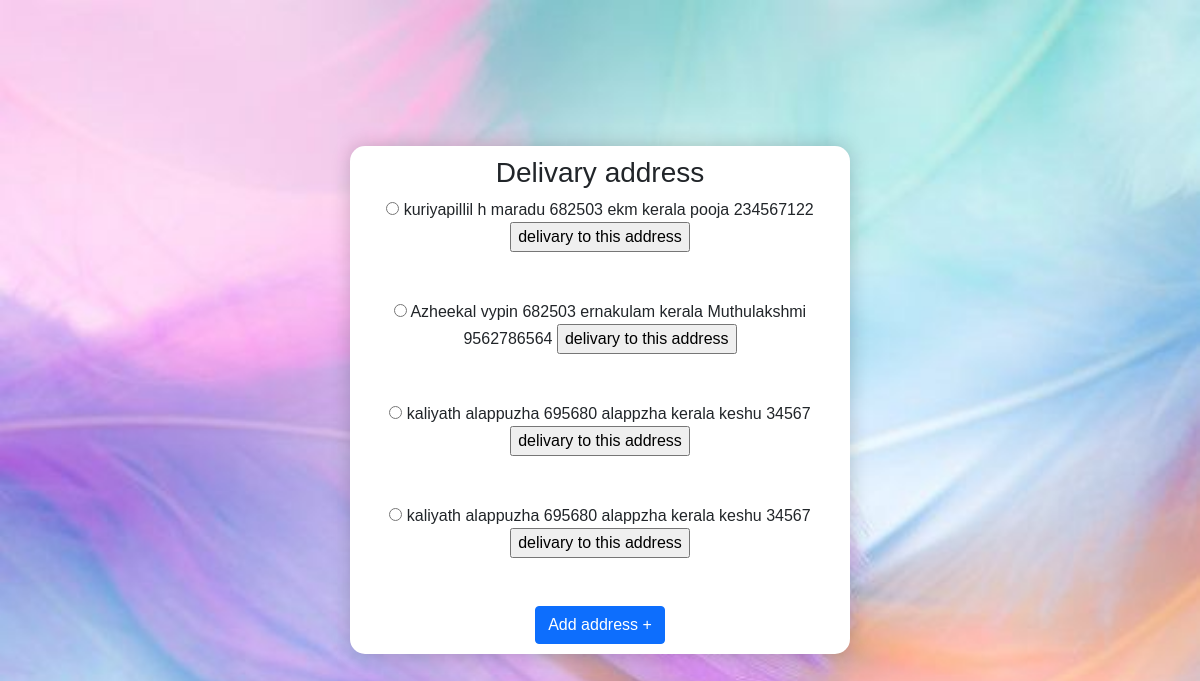
Page /ecommerceapp/delivaryaddress/ (signed in) on the committed database.
### ecommerceapp/models.py (models this page shows, shortened)
class Address_details(models.Model):
    userdetails=models.ForeignKey(userregister,on_delete=models.CASCADE)
    address_line1=models.CharField(max_length=200)
    address_line2=models.CharField(max_length=200)
    pincode=models.IntegerField()
    city=models.CharField(max_length=20)
    state=models.CharField(max_length=20)
    contact_name=models.CharField(max_length=200)
    contact_number=models.IntegerField()

### ecommerceapp/views.py (the view)
# urls.py: path('delivaryaddress/',delivaryaddress),
def delivaryaddress(request):
    userid=request.session['userid']
    data=Address_details.objects.filter(userdetails__id=userid)
    return render(request,'delivaryaddress.html',{'data':data})

### ecommerceapp/templates/delivaryaddress.html (shortened to what this page needs)
<!DOCTYPE html>
{% load static %}
<html lang="en">
<head>
    <link href="https://cdn.jsdelivr.net/npm/bootstrap@5.0.2/dist/css/bootstrap.min.css" rel="stylesheet">
</head>
<body style="background-image:url('{% static 'image/delivary3.jpg'%}'); background-repeat:no-repeat;background-size:100%;">
<div class="main">
    <h3>Delivary address</h3>
<form method="get" action="http://127.0.0.1:8000/ecommerceapp/summarypage">{% csrf_token %}
{%for i in data %}
<input type="radio" name="address" value="{{i.id}}">
{{i.address_line1}}
{{i.address_line2}}
{{i.pincode}}
{{i.city}}
{{i.state}}
{{i.contact_name}}
{{i.contact_number}}
   <a href="http://127.0.0.1:8000/ecommerceapp/summarypage"><input type="submit" value="delivary to this address" ></a> <br><br><br>
    {% endfor %}
     </form>
<a href="http://127.0.0.1:8000/ecommerceapp/add_address" class="btn btn-primary">Add address +</a>
</div>
</body>
</html>

### ecommerceapp/templates/delivaryaddress.html (style rules this page uses)
body { display: flex; align-items: center; justify-content: center; font-family: sans-serif; line-height: 1.5; min-height: 100vh; background: #f3f3f3; flex-direction: column; margin: 0; }
.main { background-color: #fff; border-radius: 15px; box-shadow: 0 0 20px rgba(0, 0, 0, 0.2); padding: 10px 20px; transition: transform 0.2s; width: 500px; text-align: center; }

### rows in the picture
Address_details: address_line1 "kuriyapillil h", address_line2 "maradu", pincode "682503", city "ekm", state "kerala", contact_name "pooja", contact_number "234567122"
Address_details: address_line1 "Azheekal", address_line2 "vypin", pincode "682503", city "ernakulam", state "kerala", contact_name "Muthulakshmi", contact_number "9562786564"
Address_details: address_line1 "kaliyath", address_line2 "alappuzha", pincode "695680", city "alappzha", state "kerala", contact_name "keshu", contact_number "34567"
Address_details: address_line1 "kaliyath", address_line2 "alappuzha", pincode "695680", city "alappzha", state "kerala", contact_name "keshu", contact_number "34567"
